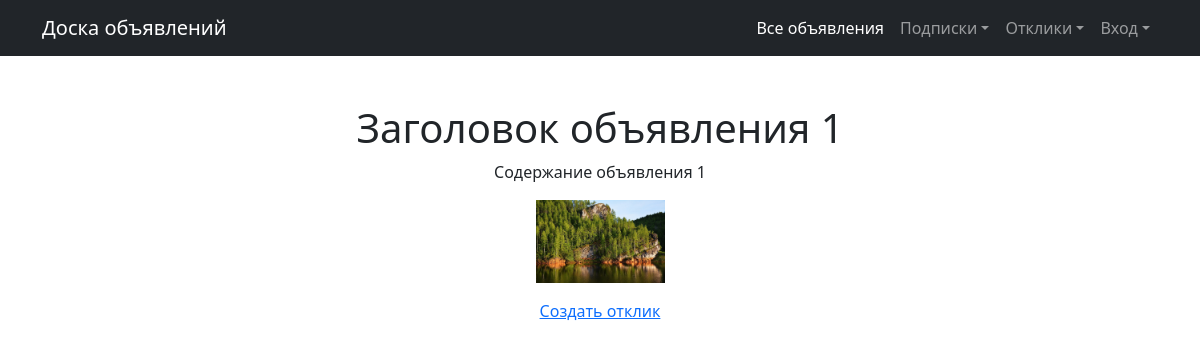
/board/messages/20, run on the app's committed database.
### message_board_app/models.py (models this page shows, shortened)
class Message(models.Model):
    dateTimeCreation = models.DateTimeField(auto_now_add=True)
    messageAuthor = models.ForeignKey(User, on_delete=models.CASCADE)
    category = models.ForeignKey(Category, on_delete=models.CASCADE)
    title = models.CharField(max_length=128)
    content = RichTextUploadingField()

### message_board_app/views.py (the view)
# urls.py: path('messages/<int:pk>', MessageDetail.as_view(), name='message_detail'),
class MessageDetail(DetailView):
    model = Message
    template_name = 'message_detail.html'
    context_object_name = 'message'

### templates/message_detail.html (shortened to what this page needs)
{% extends 'default.html' %}
{% block content %}
    <h1>{{ message.title}}</h1>
    {{message.content|safe}}
    <a href="{% url 'response_create' %}?message_id={{ message.id }}">Создать отклик</a>
{% endblock content %}

### data on the page
Message: title "Заголовок объявления 1", content "Содержание объявления 1", content (picture)
